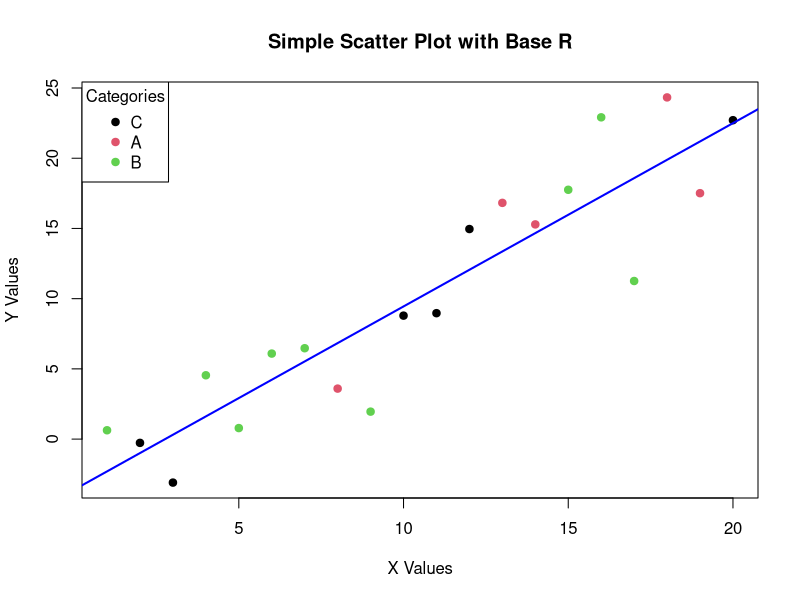

This chart was generated by the following R code:
# Create sample data
# set.seed(123)
x <- 1:20
y <- x + rnorm(20, 0, 3)
categories <- sample(LETTERS[1:3], 20, replace = TRUE)

# Create a simple scatter plot with base R
plot(x, y, 
     main = "Simple Scatter Plot with Base R",
     xlab = "X Values", 
     ylab = "Y Values",
     pch = 19,
     col = factor(categories))

# Add a legend
legend("topleft", 
       legend = unique(categories),
       col = 1:length(unique(categories)), 
       pch = 19,
       title = "Categories")

# Add a trend line
abline(lm(y ~ x), col = "blue", lwd = 2)
